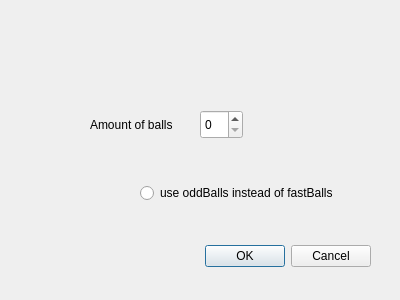
<?xml version="1.0" encoding="UTF-8"?>
<ui version="4.0">
 <class>Dialog</class>
 <widget class="QDialog" name="Dialog">
  <property name="geometry">
   <rect>
    <x>0</x>
    <y>0</y>
    <width>400</width>
    <height>300</height>
   </rect>
  </property>
  <property name="windowTitle">
   <string>Dialog</string>
  </property>
  <widget class="QDialogButtonBox" name="buttonBox">
   <property name="geometry">
    <rect>
     <x>30</x>
     <y>240</y>
     <width>341</width>
     <height>32</height>
    </rect>
   </property>
   <property name="orientation">
    <enum>Qt::Horizontal</enum>
   </property>
   <property name="standardButtons">
    <set>QDialogButtonBox::Cancel|QDialogButtonBox::Ok</set>
   </property>
  </widget>
  <widget class="QLabel" name="label">
   <property name="geometry">
    <rect>
     <x>90</x>
     <y>109</y>
     <width>121</width>
     <height>31</height>
    </rect>
   </property>
   <property name="text">
    <string>Amount of balls</string>
   </property>
  </widget>
  <widget class="QSpinBox" name="spinBox">
   <property name="geometry">
    <rect>
     <x>200</x>
     <y>110</y>
     <width>43</width>
     <height>29</height>
    </rect>
   </property>
  </widget>
  <widget class="QRadioButton" name="radio">
   <property name="geometry">
    <rect>
     <x>140</x>
     <y>180</y>
     <width>231</width>
     <height>26</height>
    </rect>
   </property>
   <property name="text">
    <string>use oddBalls instead of fastBalls</string>
   </property>
  </widget>
 </widget>
 <resources/>
 <connections>
  <connection>
   <sender>buttonBox</sender>
   <signal>accepted()</signal>
   <receiver>Dialog</receiver>
   <slot>accept()</slot>
   <hints>
    <hint type="sourcelabel">
     <x>248</x>
     <y>254</y>
    </hint>
    <hint type="destinationlabel">
     <x>157</x>
     <y>274</y>
    </hint>
   </hints>
  </connection>
  <connection>
   <sender>buttonBox</sender>
   <signal>rejected()</signal>
   <receiver>Dialog</receiver>
   <slot>reject()</slot>
   <hints>
    <hint type="sourcelabel">
     <x>316</x>
     <y>260</y>
    </hint>
    <hint type="destinationlabel">
     <x>286</x>
     <y>274</y>
    </hint>
   </hints>
  </connection>
 </connections>
</ui>
